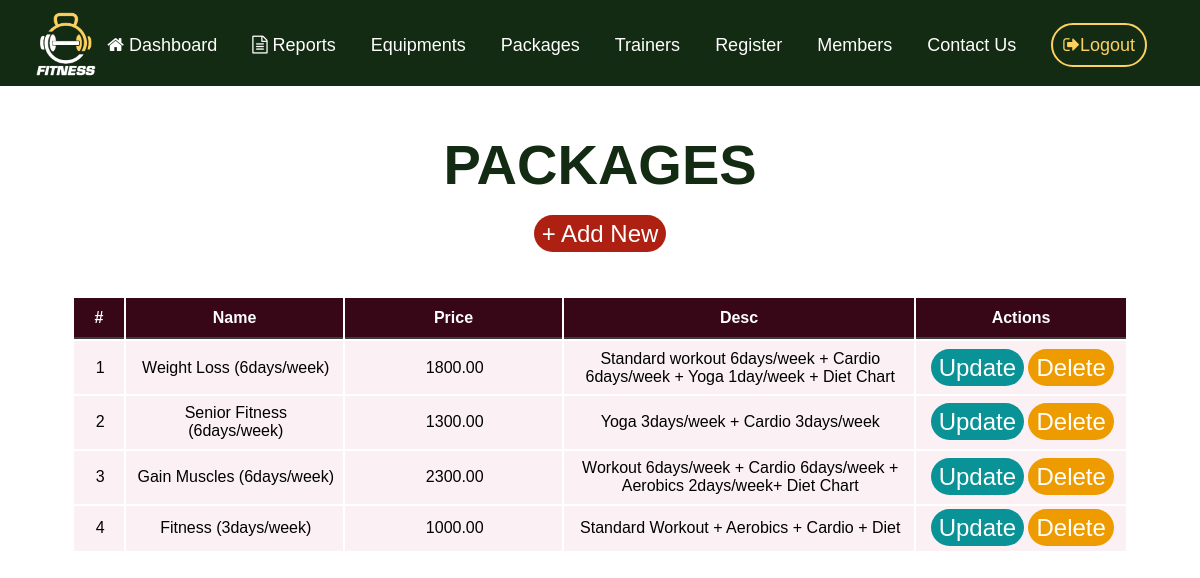
Screenshot of /admin/packages.php with the database file from the repository.
### tables this page shows
CREATE TABLE IF NOT EXISTS `packages` (
  `packID` int(10) UNSIGNED NOT NULL AUTO_INCREMENT,
  `p_name` varchar(50) NOT NULL,
  `price` decimal(10,2) NOT NULL,
  `p_desc` varchar(500) NOT NULL,
  PRIMARY KEY (`packID`)
);

### admin/packages.php (the view, shortened to what this page needs)
<?php
include("../partials/ad_navbar.php");
?>
    <div class="heading">
        <u><p>PACKAGES</p></u>
        <br>
        <a class="btn1" href="actions/add_packages.php">+ Add New</a>
    </div>
    <div >
    <?php
    $sql = "SELECT * FROM packages";
    $result = $conn->query($sql);
    if ($result->num_rows > 0) {
        echo "<table class='table'>";
        echo "<tr><th style='width:50px;'>#</th><th>Name</th><th>Price</th><th style='width:350px;'>Desc</th><th style='width:210px;'>Actions</th></tr>";
        $i = 1;
        while($row = $result->fetch_assoc()) {?>
            <tr>
            <td><?php echo $i ?></td>
            <td><?php echo $row["p_name"] ?></td>
            <td><?php echo $row["price"] ?></td>
            <td><?php echo $row["p_desc"] ?></td>
            <td>
            <a href="<?php echo SITEURL; ?>/admin/actions/update_packages.php?packID=<?php echo $row["packID"] ?>" class="btn2">Update</a>
            <a href="<?php echo SITEURL;?>/admin/actions/delete_packages.php?packID=<?php echo $row["packID"] ?>" class="btn3">Delete</a>
            </td>
            </tr>
        <?php
        $i++;
        }
        echo "</table>";
    }
         ?>
    </div>
</div>
</body>
</html>

### admin/admin.css (style rules this page uses)
* { font-family: "Poppins",sans-serif; margin: 0px; padding: 0px; box-sizing: border-box; list-style: none; text-decoration: none; }
body { max-width: 100vw; }
.heading { margin: 8%; margin-top: 11%; margin-bottom: 4%; text-align: center; }
.heading p { font-size: 7vh; color:#132a13; font-weight: bold; padding-bottom: 5px; }
.btn1 { background-color: #AE2012; color: white; font-size: 3vh; padding: 5px 8px; border-radius: 23px; }
.btn2 { background-color: #0A9396; color: white; font-size: 3vh; padding: 5px 8px; border-radius: 23px; }
.btn3 { background-color: #EE9B00; color: white; font-size: 3vh; padding: 5px 8px; border-radius: 23px; }
.table { width: 88%; text-align: left; margin:6%; margin-top: 0%; table-layout: fixed; }
td, th { padding: 8px; text-align: left; }
table tr th { background-color: #370617; color: white; border-bottom: 2px solid #3C403D; padding: 1%; text-align: center; font-weight: 700; }
table tr td { padding-left: 1%; padding-top: 0.8%; padding-bottom: 0.8%; text-align: center; background-color: #fbf0f4; }
td { word-wrap: break-word; max-width: 100%; }

### rows the page displays
packages: p_name "Weight Loss (6days/week)", price "1800.00", p_desc "Standard workout 6days/week + Cardio 6days/week + Yoga 1day/week + Diet Chart"
packages: p_name "Senior Fitness (6days/week)", price "1300.00", p_desc "Yoga 3days/week + Cardio 3days/week"
packages: p_name "Gain Muscles (6days/week)", price "2300.00", p_desc "Workout 6days/week + Cardio 6days/week + Aerobics 2days/week+ Diet Chart"
packages: p_name "Fitness (3days/week)", price "1000.00", p_desc "Standard Workout + Aerobics + Cardio + Diet"
